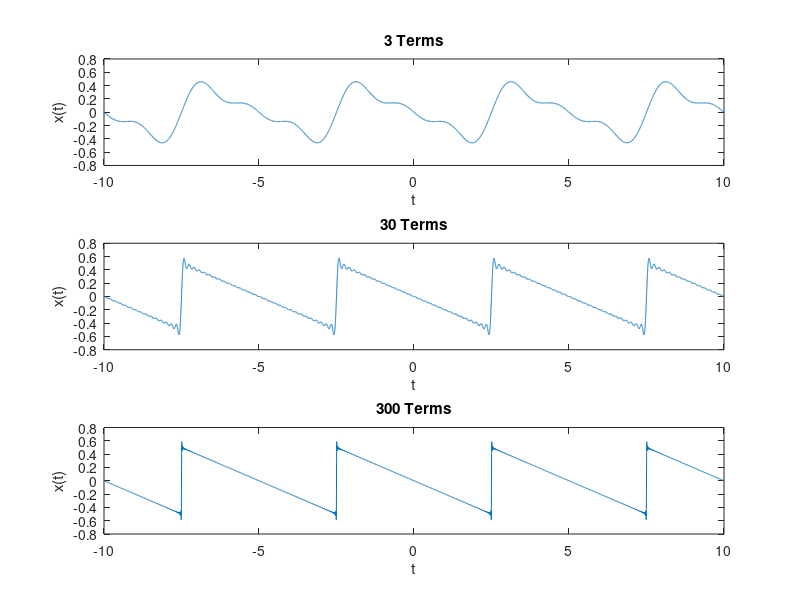

Write MATLAB code to recreate this figure.
% Part 1
t = linspace(-10,10,20/0.001);
x3 = zeros(1,20/0.001);
x30 = zeros(1,20/0.001);
x300 = zeros(1,20/0.001);

for n = 1:3
    x3 = x3 + (-1)^n / (pi * n) * sin(0.4*pi*t*n);
end

for n = 1:30
    x30 = x30 + (-1)^n / (pi * n) * sin(0.4*pi*t*n);
end

for n = 1:300
    x300 = x300 + (-1)^n / (pi * n) * sin(0.4*pi*t*n);
end

figure
subplot(3,1,1)
plot(t,x3)
title('3 Terms')
xlabel('t')
ylabel('x(t)')

subplot(3,1,2)
plot(t,x30)
title('30 Terms')
xlabel('t')
ylabel('x(t)')

subplot(3,1,3)
plot(t,x300)
title('300 Terms')
xlabel('t')
ylabel('x(t)')

% x(t) is a sawtooth wave
% We see that with additional terms, the function becomes more defined and
% closer to the sawtooth wave expected.